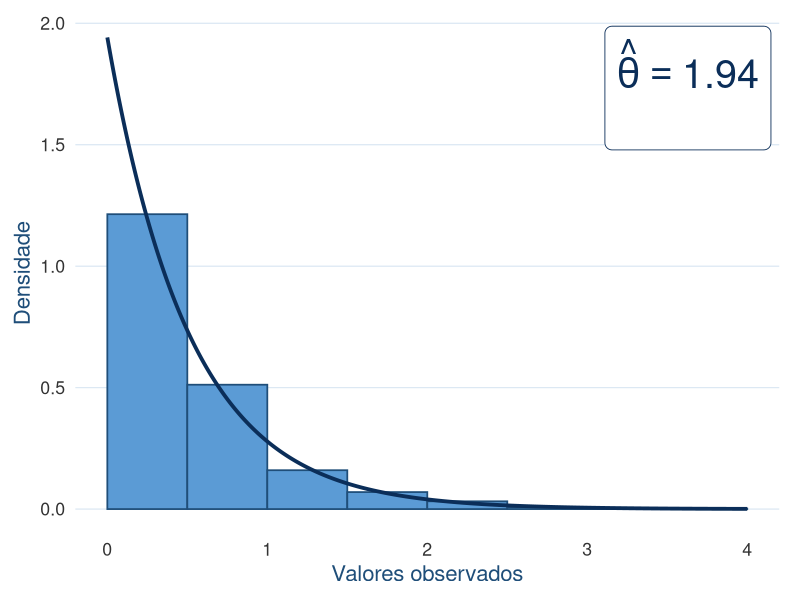
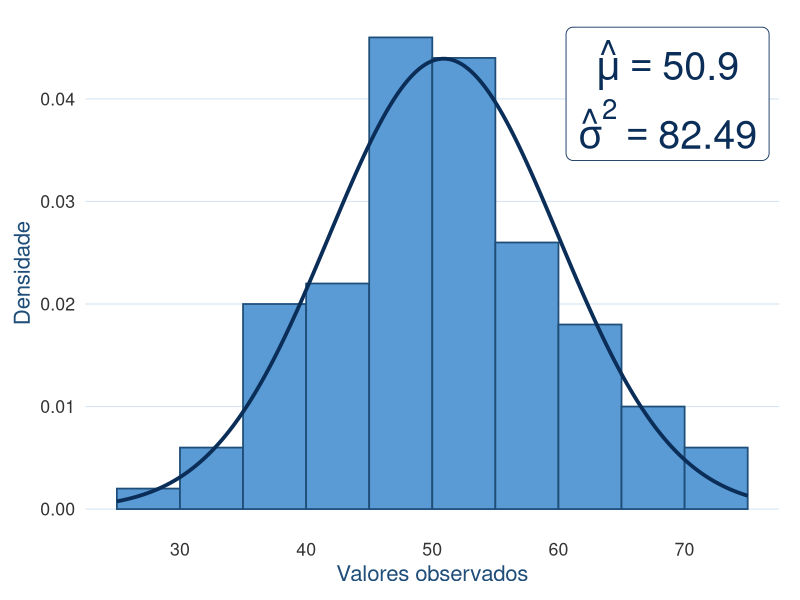
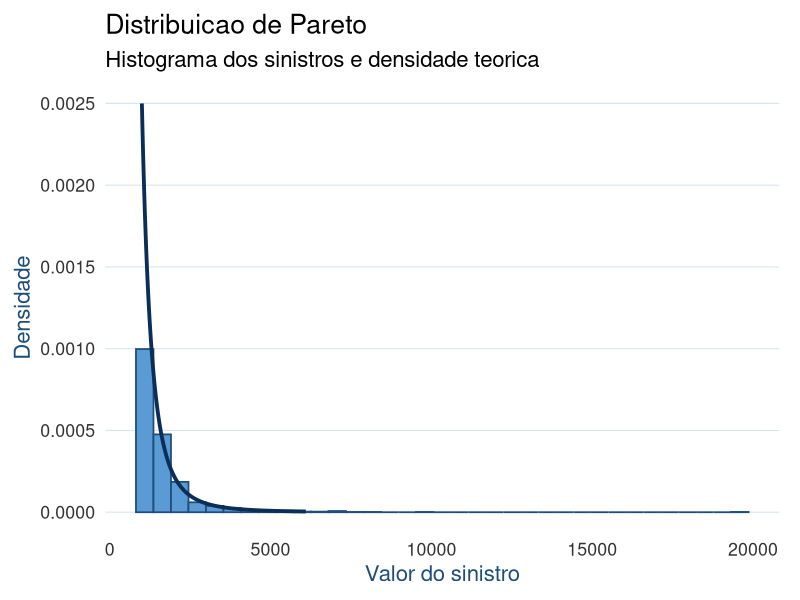

These charts were generated, in order, by the following R code:
## ---- chunk 1
#| echo: false
#| warning: false
#| message: false
#| fig-height: 3

library(ggplot2)

set.seed(123)

x <- rexp(1000, rate = 2)

# Estimativas pelo Método dos Momentos
theta_hat <- 1/mean(x)

# 
label_estimativas <- paste0(
  "atop(hat(theta)==",
  round(theta_hat, 2),
  ")"
)

# Breaks definidos pelo hist()
h <- hist(x, plot = FALSE, breaks = 12)

# Dados para a densidade Normal estimada
densidade <- data.frame(
  x = seq(min(h$breaks), max(h$breaks), length.out = 500)
)

densidade$y <- dexp(
  densidade$x,
  rate = theta_hat
)

ggplot(data.frame(x = x), aes(x = x)) +

  # Histograma
  geom_histogram(
    aes(y = after_stat(density)),
    breaks = h$breaks,
    fill = "#5B9BD5",
    color = "#1F4E79",
    linewidth = 0.6
  ) +

  # Densidade Exponencial estimada
  geom_line(
    data = densidade,
    aes(x = x, y = y),
    color = "#0B2E59",
    linewidth = 1.3
  ) +

  labs(
    x = "Valores observados",
    y = "Densidade"
  ) +

  annotate(
  "label",
  x = Inf,
  y = Inf,
  label = label_estimativas,
  parse = TRUE,
  hjust = 1.05,
  vjust = 1.1,
  size = 10,
  color = "#0B2E59",
  fill = "white",
  label.size = 0.3,
) +

  theme_minimal(base_size = 16) +

  theme(
    panel.grid.minor = element_blank(),
    panel.grid.major.x = element_blank(),
    panel.grid.major.y = element_line(
      color = "#D9E6F2",
      linewidth = 0.4
    ),
    axis.title = element_text(color = "#1F4E79"),
    axis.text = element_text(color = "#333333"),
    plot.margin = margin(10, 15, 10, 10)
  )
## ---- chunk 2
#| echo: false
#| warning: false
#| message: false

library(ggplot2)

set.seed(123)

x <- rnorm(100, mean = 50, sd = 10)

# Estimativas pelo Método dos Momentos
mu_hat <- mean(x)
sigma2_hat <- mean((x - mu_hat)^2)
sigma_hat <- sqrt(sigma2_hat)

# 
label_estimativas <- paste0(
  "atop(hat(mu)==",
  round(mu_hat, 2),
  ",hat(sigma)^2==",
  round(sigma2_hat, 2),
  ")"
)

# Breaks definidos pelo hist()
h <- hist(x, plot = FALSE, breaks = 12)

# Dados para a densidade Normal estimada
densidade <- data.frame(
  x = seq(min(h$breaks), max(h$breaks), length.out = 500)
)

densidade$y <- dnorm(
  densidade$x,
  mean = mu_hat,
  sd = sigma_hat
)

ggplot(data.frame(x = x), aes(x = x)) +

  # Histograma
  geom_histogram(
    aes(y = after_stat(density)),
    breaks = h$breaks,
    fill = "#5B9BD5",
    color = "#1F4E79",
    linewidth = 0.6
  ) +

  # Densidade Normal estimada
  geom_line(
    data = densidade,
    aes(x = x, y = y),
    color = "#0B2E59",
    linewidth = 1.3
  ) +

  labs(
    x = "Valores observados",
    y = "Densidade"
  ) +

  annotate(
  "label",
  x = Inf,
  y = Inf,
  label = label_estimativas,
  parse = TRUE,
  hjust = 1.05,
  vjust = 1.1,
  size = 10,
  color = "#0B2E59",
  fill = "white",
  label.size = 0.3
) +

  theme_minimal(base_size = 16) +

  theme(
    panel.grid.minor = element_blank(),
    panel.grid.major.x = element_blank(),
    panel.grid.major.y = element_line(
      color = "#D9E6F2",
      linewidth = 0.4
    ),
    axis.title = element_text(color = "#1F4E79"),
    axis.text = element_text(color = "#333333"),
    plot.margin = margin(10, 15, 10, 10)
  )
## ---- chunk 3
#| echo: false
#| fig-width: 8
#| fig-height: 4.5

library(ggplot2)

set.seed(123)

# Parâmetros da Pareto
xm <- 1000
alpha <- 2.5

# Simulação dos valores dos sinistros
n <- 1000

u <- runif(n)
x <- xm / (1 - u)^(1 / alpha)

dados <- data.frame(x = x)

# Curva da densidade teórica
curva <- data.frame(
  x = seq(xm, quantile(x, 0.99), length.out = 500)
)

curva$densidade <- alpha * xm^alpha / curva$x^(alpha + 1)

# Gráfico
ggplot(dados, aes(x = x)) +

  # Histograma
  geom_histogram(
    aes(y = after_stat(density)),
    bins = 35,
    fill = "#5B9BD5",
    color = "#1F4E79",
    linewidth = 0.6
  ) +

  # Densidade Pareto
  geom_line(
    data = curva,
    aes(x = x, y = densidade),
    color = "#0B2E59",
    linewidth = 1.3
  ) +

  labs(
    x = "Valor do sinistro",
    y = "Densidade",
    title = "Distribuicao de Pareto",
    subtitle = "Histograma dos sinistros e densidade teorica"
  ) +

  theme_minimal(base_size = 16) +

  theme(
    panel.grid.minor = element_blank(),
    panel.grid.major.x = element_blank(),
    panel.grid.major.y = element_line(
      color = "#D9E6F2",
      linewidth = 0.4
    ),
    axis.title = element_text(color = "#1F4E79"),
    axis.text = element_text(color = "#333333"),
    plot.margin = margin(10, 15, 10, 10)
  )
